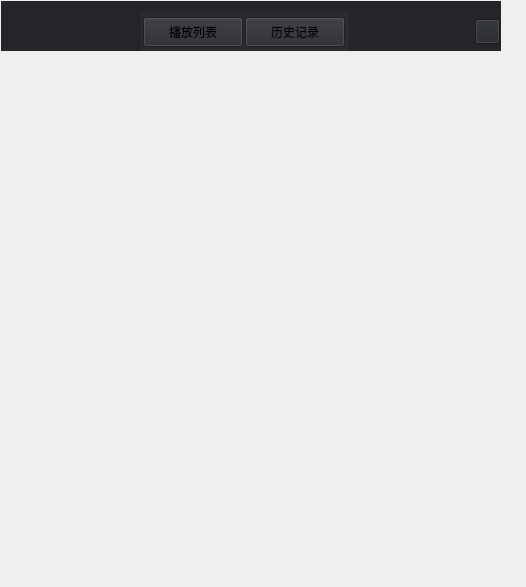
<?xml version="1.0" encoding="UTF-8"?>
<ui version="4.0">
 <class>playMusicListForm</class>
 <widget class="QWidget" name="playMusicListForm">
  <property name="geometry">
   <rect>
    <x>0</x>
    <y>0</y>
    <width>526</width>
    <height>587</height>
   </rect>
  </property>
  <property name="minimumSize">
   <size>
    <width>500</width>
    <height>50</height>
   </size>
  </property>
  <property name="maximumSize">
   <size>
    <width>1000</width>
    <height>1000</height>
   </size>
  </property>
  <property name="windowTitle">
   <string>Form</string>
  </property>
  <widget class="QWidget" name="playMusicListFormTopWidget" native="true">
   <property name="geometry">
    <rect>
     <x>1</x>
     <y>1</y>
     <width>500</width>
     <height>50</height>
    </rect>
   </property>
   <property name="minimumSize">
    <size>
     <width>500</width>
     <height>50</height>
    </size>
   </property>
   <property name="maximumSize">
    <size>
     <width>1000</width>
     <height>1000</height>
    </size>
   </property>
   <property name="styleSheet">
    <string notr="true">background-color: rgb(35, 37, 42);</string>
   </property>
   <widget class="QWidget" name="">
    <property name="geometry">
     <rect>
      <x>140</x>
      <y>10</y>
      <width>359</width>
      <height>42</height>
     </rect>
    </property>
    <layout class="QHBoxLayout" name="horizontalLayout">
     <item>
      <widget class="QWidget" name="widget_3" native="true">
       <property name="styleSheet">
        <string notr="true">background-color: rgb(41, 43, 48);</string>
       </property>
       <layout class="QGridLayout" name="gridLayout">
        <property name="leftMargin">
         <number>0</number>
        </property>
        <property name="topMargin">
         <number>5</number>
        </property>
        <property name="rightMargin">
         <number>0</number>
        </property>
        <property name="bottomMargin">
         <number>5</number>
        </property>
        <property name="spacing">
         <number>0</number>
        </property>
        <item row="0" column="0">
         <widget class="QPushButton" name="playListBtn">
          <property name="minimumSize">
           <size>
            <width>100</width>
            <height>30</height>
           </size>
          </property>
          <property name="maximumSize">
           <size>
            <width>100</width>
            <height>50</height>
           </size>
          </property>
          <property name="styleSheet">
           <string notr="true"/>
          </property>
          <property name="text">
           <string>播放列表</string>
          </property>
          <property name="checkable">
           <bool>false</bool>
          </property>
          <property name="autoExclusive">
           <bool>false</bool>
          </property>
         </widget>
        </item>
        <item row="0" column="1">
         <widget class="QPushButton" name="historyRecordBtn">
          <property name="minimumSize">
           <size>
            <width>100</width>
            <height>30</height>
           </size>
          </property>
          <property name="maximumSize">
           <size>
            <width>80</width>
            <height>30</height>
           </size>
          </property>
          <property name="styleSheet">
           <string notr="true"/>
          </property>
          <property name="text">
           <string>历史记录</string>
          </property>
          <property name="checkable">
           <bool>false</bool>
          </property>
          <property name="autoExclusive">
           <bool>false</bool>
          </property>
         </widget>
        </item>
       </layout>
      </widget>
     </item>
     <item>
      <spacer name="horizontalSpacer">
       <property name="orientation">
        <enum>Qt::Horizontal</enum>
       </property>
       <property name="sizeType">
        <enum>QSizePolicy::Fixed</enum>
       </property>
       <property name="sizeHint" stdset="0">
        <size>
         <width>120</width>
         <height>20</height>
        </size>
       </property>
      </spacer>
     </item>
     <item>
      <widget class="QPushButton" name="pushButton">
       <property name="minimumSize">
        <size>
         <width>25</width>
         <height>25</height>
        </size>
       </property>
       <property name="maximumSize">
        <size>
         <width>25</width>
         <height>25</height>
        </size>
       </property>
       <property name="styleSheet">
        <string notr="true">border-image: url(:/img/close.png);</string>
       </property>
       <property name="text">
        <string/>
       </property>
      </widget>
     </item>
    </layout>
   </widget>
  </widget>
 </widget>
 <resources/>
 <connections/>
</ui>
